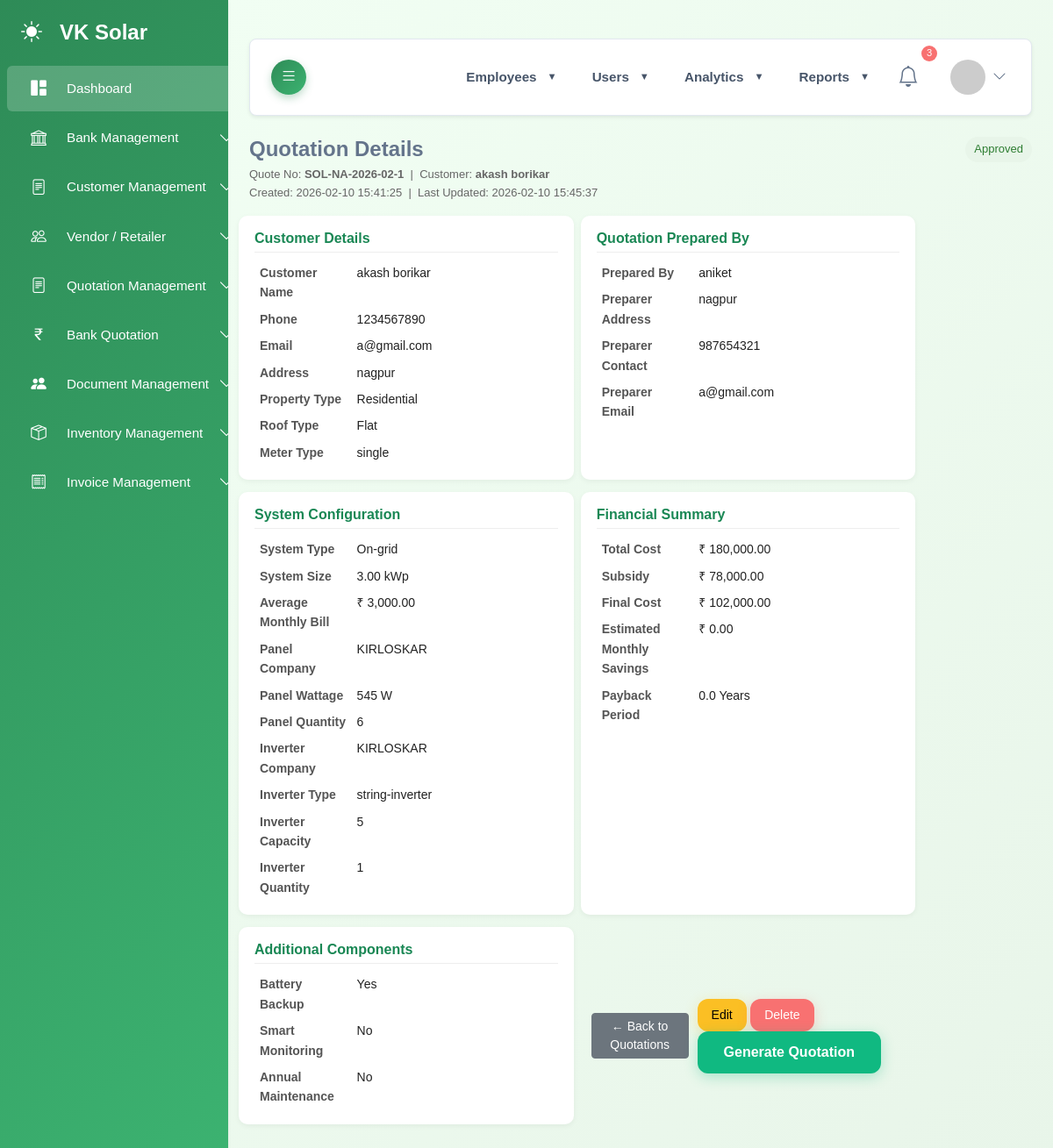
/admin/view_quotation_details.php?quote_id=1 (signed in), run on the app's committed database.
### tables this page shows
CREATE TABLE `solar_rooftop_quotations` (
  `quotation_id` int NOT NULL,
  `quote_number` varchar(50) NOT NULL,
  `status` enum('sent','approved','declined','under_review') DEFAULT 'sent',
  `customer_id` int DEFAULT NULL,
  `customer_name` varchar(150) NOT NULL,
  `customer_phone` varchar(20) DEFAULT NULL,
  `customer_email` varchar(150) DEFAULT NULL,
  `customer_address` text,
  `prepared_by` varchar(150) DEFAULT NULL,
  `preparer_address` text,
  `preparer_contact` varchar(50) DEFAULT NULL,
  `preparer_email` varchar(150) DEFAULT NULL,
  `roof_type` varchar(50) DEFAULT NULL,
  `roof_area_sqft` decimal(8,2) DEFAULT NULL,
  `property_type` varchar(50) DEFAULT NULL,
  `meter_type` varchar(50) DEFAULT NULL,
  `monthly_bill` decimal(12,2) DEFAULT NULL,
  `panel_wattage` int DEFAULT NULL,
  `panel_count` int DEFAULT NULL,
  `panel_company` varchar(100) DEFAULT NULL,
  `inverter_company` varchar(100) DEFAULT NULL,
  `inverter_capacity` varchar(50) DEFAULT NULL,
  `inverter_type` varchar(50) DEFAULT NULL,
  `inverter_count` int NOT NULL,
  `system_size_kwp` decimal(6,2) DEFAULT NULL,
  `system_type` varchar(50) DEFAULT NULL,
  `total_cost` decimal(12,2) DEFAULT NULL,
  `subsidy` decimal(12,2) DEFAULT NULL,
  `final_cost` decimal(12,2) DEFAULT NULL,
  `monthly_savings` decimal(12,2) DEFAULT NULL,
  `payback_period` decimal(4,1) DEFAULT NULL,
  `created_date` datetime DEFAULT CURRENT_TIMESTAMP,
  `updated_date` datetime DEFAULT CURRENT_TIMESTAMP ON UPDATE CURRENT_TIMESTAMP,
  `battery_backup` tinyint(1) DEFAULT '0',
  `smart_monitoring` tinyint(1) DEFAULT '0',
  `annual_maintenance` tinyint(1) DEFAULT '0'
);

### admin/view_quotation_details.php (the view, shortened to what this page needs)
<?php
require_once "connect/db.php";
$quotationId = (int) $_GET['quote_id'];
$sql = "SELECT * FROM solar_rooftop_quotations WHERE quotation_id = $quotationId";
$result = $conn->query($sql);
$q = $result->fetch_assoc();
function yn($v) {
    return $v ? 'Yes' : 'No';
}
function moneyOrDash($v) {
    return '₹ ' . number_format((float)$v, 2);
}
?>
<!DOCTYPE html>
<html lang="en">
<head>
    <?php require('include/head.php'); ?>
</head>
<body>
<?php require('include/sidebar.php'); ?>
<div id="main-content">
    <?php require('include/navbar.php'); ?>
    <div class="vk-detail-wrapper">
        <div class="vk-detail-header">
            <div>
                <h1 class="vk-detail-header-title">
                    Quotation Details
                </h1>
                <div class="vk-detail-meta">
                    Quote No: <strong><?= htmlspecialchars($q['quote_number']); ?></strong>
                    &nbsp;|&nbsp;
                    Customer: <strong><?= htmlspecialchars($q['customer_name']); ?></strong>
                    <br>
                    Created: <?= htmlspecialchars($q['created_date']); ?>
                    <?php if (!empty($q['updated_date'])): ?>
                        &nbsp;|&nbsp; Last Updated: <?= htmlspecialchars($q['updated_date']); ?>
                    <?php endif; ?>
                </div>
            </div>
            <div>
                <?php
                $status = $q['status'] ?? 'sent';
                $statusClass = 'sent';
                if ($status === 'approved')       $statusClass = 'approved';
                elseif ($status === 'declined')   $statusClass = 'declined';
                elseif ($status === 'under_review') $statusClass = 'under_review';
                ?>
                <span class="badge-status <?= $statusClass; ?>">
                    <?= ucfirst(str_replace('_',' ', $status)); ?>
                </span>
            </div>
        </div>
        <div class="row ">
            <div class="vk-section-card col-sm-5 me-2">
                <h2 class="vk-section-title">Customer Details</h2>
                <table class="vk-detail-table">
                    <tr>
                        <td class="label">Customer Name</td>
                        <td class="value"><?= htmlspecialchars($q['customer_name']); ?></td>
                    </tr>
                    <tr>
                        <td class="label">Phone</td>
                        <td class="value"><?= htmlspecialchars($q['customer_phone']); ?></td>
                    </tr>
                    <tr>
                        <td class="label">Email</td>
                        <td class="value"><?= htmlspecialchars($q['customer_email']); ?></td>
                    </tr>
                    <tr>
                        <td class="label">Address</td>
                        <td class="value"><?= nl2br(htmlspecialchars($q['customer_address'])); ?></td>
                    </tr>
                    <tr>
                        <td class="label">Property Type</td>
                        <td class="value"><?= htmlspecialchars(ucfirst($q['property_type'])); ?></td>
                    </tr>
                    <tr>
                        <td class="label">Roof Type</td>
                        <td class="value"><?= htmlspecialchars(ucfirst($q['roof_type'])); ?></td>
                    </tr>
                    <tr>
                        <td class="label">Meter Type</td>
                        <td class="value">
                            <?= htmlspecialchars($q['meter_type'] ?: '-'); ?>
                        </td>
                    </tr>
                </table>
            </div>
            <div class="vk-section-card col-sm-5 me-2">
                <h2 class="vk-section-title">Quotation Prepared By</h2>
                <table class="vk-detail-table">
                    <tr>
                        <td class="label">Prepared By</td>
                        <td class="value"><?= htmlspecialchars($q['prepared_by']); ?></td>
                    </tr>
                    <tr>
                        <td class="label">Preparer Address</td>
                        <td class="value"><?= nl2br(htmlspecialchars($q['preparer_address'])); ?></td>
                    </tr>
                    <tr>
                        <td class="label">Preparer Contact</td>
                        <td class="value"><?= htmlspecialchars($q['preparer_contact']); ?></td>
                    </tr>
                    <tr>
                        <td class="label">Preparer Email</td>
                        <td class="value"><?= htmlspecialchars($q['preparer_email']); ?></td>
                    </tr>
                </table>
            </div>
            <div class="vk-section-card col-sm-5 me-2">
                <h2 class="vk-section-title">System Configuration</h2>
                <table class="vk-detail-table">
                    <tr>
                        <td class="label">System Type</td>
                        <td class="value"><?= htmlspecialchars(ucfirst($q['system_type'])); ?></td>
                    </tr>
                    <tr>
                        <td class="label">System Size</td>
                        <td class="value">
                            <?= htmlspecialchars($q['system_size_kwp']); ?> kWp
                        </td>
                    </tr>
                    <tr>
                        <td class="label">Average Monthly Bill</td>
                        <td class="value">
                            <?= moneyOrDash($q['monthly_bill']); ?>
                        </td>
                    </tr>
                    <tr>
                        <td class="label">Panel Company</td>
                        <td class="value"><?= htmlspecialchars(ucfirst($q['panel_company'])); ?></td>
                    </tr>
                    <tr>
                        <td class="label">Panel Wattage</td>
                        <td class="value">
                            <?= htmlspecialchars($q['panel_wattage']); ?> W
                        </td>
                    </tr>
                    <tr>
                        <td class="label">Panel Quantity</td>
                        <td class="value"><?= htmlspecialchars($q['panel_count']); ?></td>
                    </tr>
                    <tr>
                        <td class="label">Inverter Company</td>
                        <td class="value"><?= htmlspecialchars(ucfirst($q['inverter_company'])); ?></td>
                    </tr>
                    <tr>
                        <td class="label">Inverter Type</td>
                        <td class="value"><?= htmlspecialchars($q['inverter_type']); ?></td>
                    </tr>
                    <tr>
                        <td class="label">Inverter Capacity</td>
                        <td class="value">
                            <?= htmlspecialchars($q['inverter_capacity']); ?>
                        </td>
                    </tr>
                    <tr>
                        <td class="label">Inverter Quantity</td>
                        <td class="value"><?= htmlspecialchars($q['inverter_count']); ?></td>
                    </tr>
                </table>
            </div>
            <div class="vk-section-card col-sm-5 me-2">
                <h2 class="vk-section-title">Financial Summary</h2>
                <table class="vk-detail-table">
                    <tr>
                        <td class="label">Total Cost</td>
                        <td class="value"><?= moneyOrDash($q['total_cost']); ?></td>
                    </tr>
                    <tr>
                        <td class="label">Subsidy</td>
                        <td class="value"><?= moneyOrDash($q['subsidy']); ?></td>
                    </tr>
                    <tr>
                        <td class="label">Final Cost</td>
                        <td class="value"><?= moneyOrDash($q['final_cost']); ?></td>
                    </tr>
                    <tr>
                        <td class="label">Estimated Monthly Savings</td>
                        <td class="value"><?= moneyOrDash($q['monthly_savings']); ?></td>
                    </tr>
                    <tr>
                        <td class="label">Payback Period</td>
                        <td class="value">
                            <?php
                            echo ($q['payback_period'] !== null && $q['payback_period'] !== '')
                                ? htmlspecialchars($q['payback_period']) . " Years"
                                : '-';
                            ?>
                        </td>
                    </tr>
                </table>
            </div>
            <div class="vk-section-card col-sm-5 me-2">
                <h2 class="vk-section-title">Additional Components</h2>
                <table class="vk-detail-table">
                    <tr>
                        <td class="label">Battery Backup</td>
                        <td class="value"><?= yn($q['battery_backup']); ?></td>
                    </tr>
                    <tr>
                        <td class="label">Smart Monitoring</td>
                        <td class="value"><?= yn($q['smart_monitoring']); ?></td>
                    </tr>
                    <tr>
                        <td class="label">Annual Maintenance</td>
                        <td class="value"><?= yn($q['annual_maintenance']); ?></td>
                    </tr>
                </table>
            </div>
            <div class="vk-actions-bar col-sm-5 me-2">
                <a href="view_quotations.php" class="btn btn-secondary btn-sm">
                    ← Back to Quotations
                </a>
                <div>
                    <a href="edit_quotation.php?quote_id=<?= $quotationId; ?>"
                       class="btn btn-warning btn-sm">
                        Edit
                    </a>
                    <a href="delete_quotation.php?quote_id=<?= $quotationId; ?>"
                       class="btn btn-danger btn-sm"
                       onclick="return confirm('Are you sure you want to delete this quotation?');">
                        Delete
                    </a>
                   <a href="merged_template.php?quote_id=<?= $row['quotation_id']; ?>"
                       class="btn btn-success btn-xs" target="_blank">
                        Generate Quotation
                    </a>
                </div>
            </div>
        </div>
    </div>
</div>
</body>
</html>

### admin/css&js/style.css (style rules this page uses)
:root { --primary: #2e8b57; --primary-light: #3cb371; --primary-dark: #1e6b47; --secondary: #f5f5f5; --accent: #87ceeb; --accent-light: #b0e2ff; --earth: #d2b48c; --earth-light: #f0e6d6; --dark: #2c3e50; --light: #f8f9fa; --gradient-primary: linear-gradient( 135deg, var(--primary) 0%, var(--primary-light) 100% ); --gradient-secondary: linear-gradient( 135deg, var(--earth-light) 0%, var(--secondary) 100% ); --gradient-hero: linear-gradient( 135deg, rgba(46, 139, 87, 0.85) 0%, rgba(60, 179, 113, 0.85) 100% ); --gradient-nature: linear-gradient( 135deg, var(--primary) 0%, var(--accent) 100% ); --background-light: #f1f5f9; --text-light: #64748b; --card-bg-light: #ffffff; --border-color-light: #e2e8f0; --success-color: #10b981; --danger-color: #f87171; --warning-color: #fbbf24; }
body { font-family: "Inter", sans-serif; background-color: var(--background-light); color: var(--text-light); padding-top: 20px; overflow-x: hidden; }
#main-content { margin-left: 260px; padding: 1.5rem; transition: margin-left 0.3s ease-in-out; }

### admin/css&js/carousel.css (style rules this page uses)
:root { --primary: #2e8b57; --primary-light: #3cb371; --primary-dark: #1e6b47; --secondary: #f5f5f5; --accent: #87ceeb; --dark: #2c3e50; --light: #f8f9fa; --gradient-primary: linear-gradient( 135deg, var(--primary) 0%, var(--primary-light) 100% ); --background-light: #f1f5f9; --text-light: #64748b; --card-bg-light: #ffffff; --border-color-light: #e2e8f0; --success-color: #10b981; --danger-color: #f87171; --warning-color: #fbbf24; }
body { font-family: "Inter", sans-serif; background-color: var(--background-light); color: var(--text-light); padding-top: 20px; overflow-x: hidden; }
#main-content { margin-left: 260px; padding: 1.5rem; transition: margin-left 0.3s ease-in-out; }
.btn-success { background: var(--success-color) !important; border: none !important; box-shadow: 0 4px 15px rgba(16, 185, 129, 0.3); border-radius: 0.75rem !important; transition: all 0.3s ease; font-weight: 600; padding: 12px 30px; }
.btn-warning { background: var(--warning-color) !important; border: none !important; box-shadow: 0 4px 15px rgba(251, 191, 36, 0.3); border-radius: 0.75rem !important; padding: 8px 16px; }
.btn-danger { background: var(--danger-color) !important; border: none !important; box-shadow: 0 4px 15px rgba(248, 113, 113, 0.3); border-radius: 0.75rem !important; padding: 8px 16px; }

### admin/css&js/logo&brand.css (style rules this page uses)
:root { --primary-green: #48bb78; --dark-green: #38a169; --light-green: #c6f6d5; --accent-green: #68d391; --text-dark: #2d3748; --text-light: #718096; --bg-light: #f7fafc; --border: #e2e8f0; --shadow: 0 2px 4px -1px rgba(0, 0, 0, 0.1), 0 1px 2px -1px rgba(0, 0, 0, 0.06); --shadow-lg: 0 4px 6px -1px rgba(0, 0, 0, 0.1), 0 2px 4px -1px rgba(0, 0, 0, 0.06); }

### admin/css&js/project.css (style rules this page uses)
:root { --primary: #2e8b57; --primary-light: #3cb371; --primary-dark: #1e6b47; --secondary: #f5f5f5; --accent: #87ceeb; --accent-light: #b0e2ff; --earth: #d2b48c; --earth-light: #f0e6d6; --dark: #2c3e50; --light: #f8f9fa; --gradient-primary: linear-gradient( 135deg, var(--primary) 0%, var(--primary-light) 100% ); --background-light: #f1f5f9; --text-light: #64748b; --card-bg-light: #ffffff; --border-color-light: #e2e8f0; --success-color: #10b981; --danger-color: #f87171; --warning-color: #fbbf24; }
body { font-family: "Inter", sans-serif; background-color: var(--background-light); color: var(--text-light); padding-top: 20px; overflow-x: hidden; }
#main-content { margin-left: 260px; padding: 1.5rem; transition: margin-left 0.3s ease-in-out; }

### admin/css&js/view-project.css (style rules this page uses)
:root { --primary-color: #2e8b57; --secondary-color: #3cb371; --light-color: #f5f5f5; --dark-color: #333; --border-radius: 10px; --box-shadow: 0 3px 10px rgba(0, 0, 0, 0.08); --transition: all 0.3s ease; }
body { background-color: #f8f9fa; font-family: "Segoe UI", Tahoma, Geneva, Verdana, sans-serif; line-height: 1.6; }

### admin/css&js/view-product.css (style rules this page uses)
:root { --primary-color: #2e8b57; --secondary-color: #3cb371; --light-color: #f5f5f5; --dark-color: #333; --border-radius: 10px; --box-shadow: 0 3px 10px rgba(0, 0, 0, 0.08); --transition: all 0.3s ease; }
body { background-color: #f8f9fa; font-family: "Segoe UI", Tahoma, Geneva, Verdana, sans-serif; line-height: 1.6; }

### admin/css&js/add-product.css (style rules this page uses)
body { background: linear-gradient(135deg, #f2fff4, #e8f5e9); font-family: "Poppins", sans-serif; }
h2 { color: #198754; font-weight: 600; }

### data on the page
solar_rooftop_quotations: quote_number "SOL-NA-2026-02-1", customer_name "akash borikar", created_date "2026-02-10 15:41:25", updated_date "2026-02-10 15:45:37", status "Approved", customer_phone "1234567890", customer_email "a@gmail.com", customer_address "nagpur", property_type "Residential", roof_type "Flat", meter_type "single", prepared_by "aniket", preparer_address "nagpur", preparer_contact "987654321", preparer_email "a@gmail.com", system_type "On-grid", system_size_kwp "3.00", monthly_bill "₹ 3,000.00", panel_company "KIRLOSKAR", panel_wattage "545", panel_count "6", inverter_company "KIRLOSKAR", inverter_type "string-inverter", inverter_capacity "5", inverter_count "1", total_cost "₹ 180,000.00", subsidy "₹ 78,000.00", final_cost "₹ 102,000.00", monthly_savings "₹ 0.00", payback_period "0.0", battery_backup "Yes", smart_monitoring "No", annual_maintenance "No"
